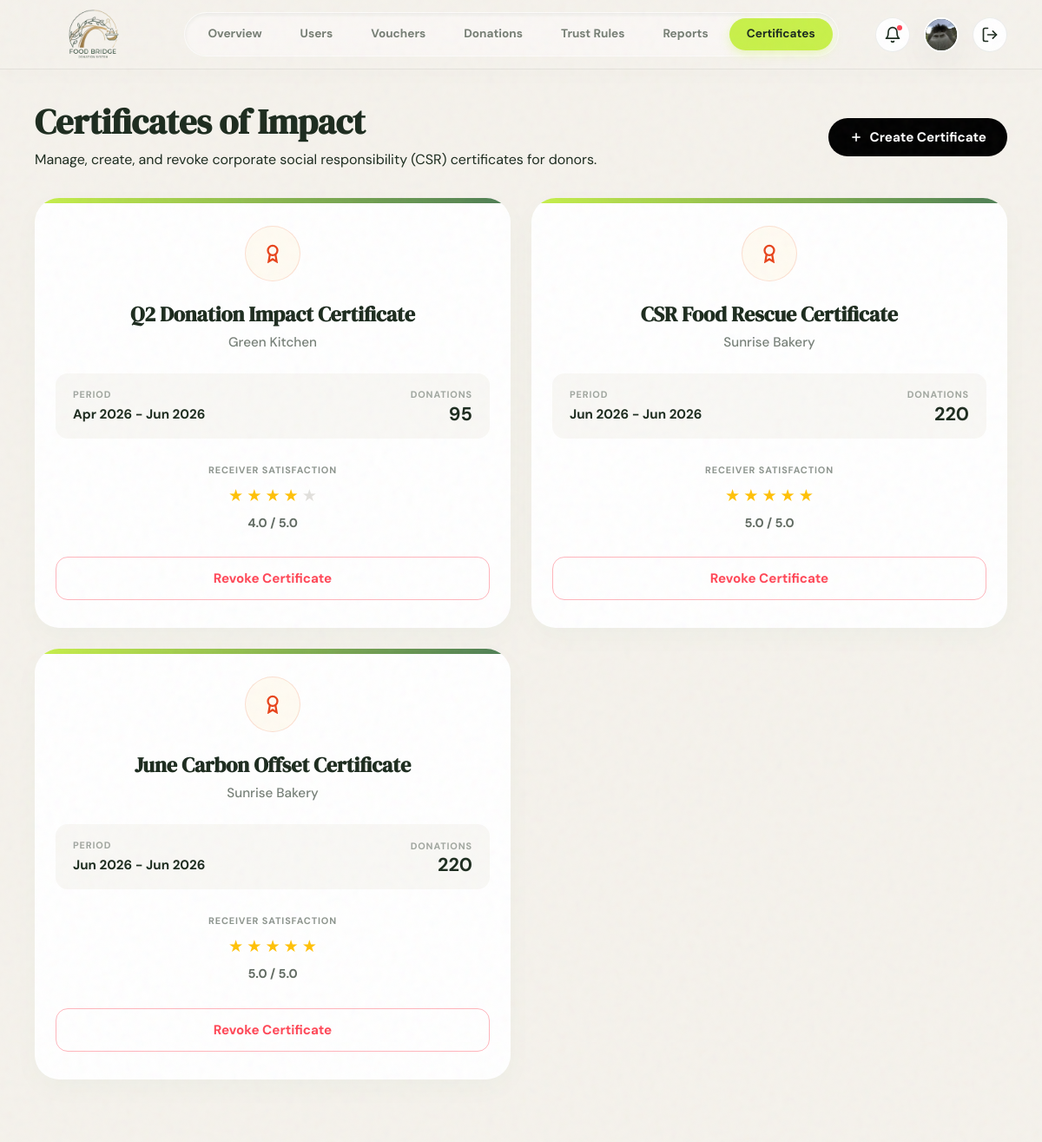
The page /src/roles/admin/certificates.php (signed in) on the database its author committed.
### tables this page shows
CREATE TABLE certificates (
  certificate_id             INT AUTO_INCREMENT PRIMARY KEY,
  donor_id                   INT NOT NULL,
  certificate_name           VARCHAR(180) NOT NULL,
  issued_by                  VARCHAR(120) NOT NULL,
  period_start               DATETIME NOT NULL,
  period_end                 DATETIME NOT NULL,
  food_donated_count         INT NOT NULL DEFAULT 0,
  receiver_satisfaction_rate ENUM('Excellent', 'Good', 'Average', 'Poor') NOT NULL DEFAULT 'Good',
  file_url                   VARCHAR(500) NULL,
  CONSTRAINT fk_certificate_donor
    FOREIGN KEY (donor_id) REFERENCES users(user_id)
    ON DELETE CASCADE
);

### src/roles/admin/certificates.php (the view, shortened to what this page needs)
<?php
require_once __DIR__ . "/../../../database/db.php";
$userAvatar = $_SESSION['user']['avatarImage'] ?? '';
$userName = $_SESSION['user']['name'] ?? 'User';
$initials = strtoupper(substr($userName, 0, 2));
$certificatesQuery = "
    SELECT c.*,
           COALESCE(NULLIF(u.full_name, ''), 'Unknown') AS donor_name
    FROM certificates c
    LEFT JOIN users u ON c.donor_id = u.user_id
    ORDER BY c.certificate_id DESC";
$certificatesResult = $dbConn->query($certificatesQuery);
function satisfactionToRating($rate) {
    switch ($rate) {
        case 'Excellent': return 5.0;
        case 'Good':      return 4.0;
    }
}
function renderStars($rating) {
    $full = round($rating);
    $html = '';
    for ($i = 1; $i <= 5; $i++) {
        $html .= $i <= $full ? '<span class="star filled">★</span>' : '<span class="star">★</span>';
    }
    return $html;
}
?>
<!DOCTYPE html>
<html lang="en">
<head>
    <link rel="stylesheet" href="../../assets/css/global.css">
    <link rel="stylesheet" href="../../assets/css/header.css">
    <link rel="stylesheet" href="certificates.css">
</head>
<body>
    <div class="noise-bg"></div>
    <header class="dashboard-header">
        <a href="dashboard.php" class="navbar-brand">
            <div class="navbar-logo">
                <img src="../../assets/images/logo.png" alt="Logo" />
            </div>
        </a>
        <div class="nav-overlay" id="navOverlay">
            <nav class="dashboard-nav">
                <a href="dashboard.php" class="dashboard-nav-item">Overview</a>
                <a href="users.php" class="dashboard-nav-item">Users</a>
                <a href="vouchers.php" class="dashboard-nav-item">Vouchers</a>
                <a href="donations.php" class="dashboard-nav-item">Donations</a>
                <a href="trust-rules.php" class="dashboard-nav-item">Trust Rules</a>
                <a href="reports.php" class="dashboard-nav-item">Reports</a>
                <a href="certificates.php" class="dashboard-nav-item active">Certificates</a>
            </nav>
        </div>
        <div class="dashboard-actions">
            <a class="action-btn-circle hide-mobile" title="Notifications" style="position: relative;" href="notifications.php">
                <svg width="20" height="20" viewBox="0 0 24 24" fill="none" stroke="currentColor" stroke-width="2" stroke-linecap="round" stroke-linejoin="round">
                    <path d="M6 8a6 6 0 0 1 12 0c0 7 3 9 3 9H3s3-2 3-9"></path>
                    <path d="M10.3 21a1.94 1.94 0 0 0 3.4 0"></path>
                </svg>
                <span style="position: absolute; top: 8px; right: 8px; width: 6px; height: 6px; background-color: #ff4757; border-radius: 50%;"></span>
            </a>
            <a href="profile.php" class="profile-avatar">
        <?php if (!empty($userAvatar)): ?>
          <img src="../../<?= htmlspecialchars($userAvatar) ?>" alt="<?= htmlspecialchars($userName) ?>"
            style="width: 100%; height: 100%; border-radius: 50%; object-fit: cover;">
        <?php else: ?>
          <?= htmlspecialchars($initials) ?>
        <?php endif; ?>
      </a>
            <a href="../../auth/login.php" class="action-btn-circle hide-mobile" title="Log Out">
                <svg width="20" height="20" viewBox="0 0 24 24" fill="none" stroke="currentColor" stroke-width="2" stroke-linecap="round" stroke-linejoin="round">
                    <path d="M9 21H5a2 2 0 0 1-2-2V5a2 2 0 0 1 2-2h4"></path>
                    <polyline points="16 17 21 12 16 7"></polyline>
                    <line x1="21" y1="12" x2="9" y2="12"></line>
                </svg>
            </a>
        </div>
    </header>
    <div class="dashboard-wrapper">
        <main class="dashboard-content certificates-page">
            <section class="certificates-hero">
                <div class="hero-header-flex">
                    <div>
                        <h1 class="page-heading">Certificates of Impact</h1>
                        <p class="page-subheading">Manage, create, and revoke corporate social responsibility (CSR) certificates for donors.</p>
                    </div>
                    <button class="btn-create-trigger" id="openModalBtn" type="button">
                        <svg width="16" height="16" viewBox="0 0 24 24" fill="none" stroke="currentColor" stroke-width="2.5">
                            <line x1="12" y1="5" x2="12" y2="19"></line>
                            <line x1="5" y1="12" x2="19" y2="12"></line>
                        </svg>
                        Create Certificate
                    </button>
                </div>
            </section>
            <section class="certificates-grid" id="certificatesContainer" aria-label="Available Certificates">
                <?php if ($certificatesResult && $certificatesResult->num_rows > 0): ?>
                    <?php while ($cert = $certificatesResult->fetch_assoc()):
                        $rating = satisfactionToRating($cert['receiver_satisfaction_rate']);
                        $startDate = date("M Y", strtotime($cert['period_start']));
                        $endDate = date("M Y", strtotime($cert['period_end']));
                    ?>
                        <article class="certificate-card" data-cert-id="<?php echo (int)$cert['certificate_id']; ?>">
                            <div class="cert-badge-wrapper" aria-hidden="true">
                                <svg width="22" height="22" viewBox="0 0 24 24" fill="none" stroke="currentColor" stroke-width="2.5">
                                    <circle cx="12" cy="8" r="6"/>
                                    <path d="M15.477 12.89 17 22l-5-3-5 3 1.523-9.11"/>
                                </svg>
                            </div>
                            <h2><?php echo htmlspecialchars($cert['certificate_name']); ?></h2>
                            <p class="cert-recipient"><?php echo htmlspecialchars($cert['donor_name'] ?? 'Unknown'); ?></p>
                            <div class="cert-metrics-row">
                                <div class="metric-group">
                                    <span class="metric-label">Period</span>
                                    <span class="metric-value"><?php echo htmlspecialchars($startDate . " - " . $endDate); ?></span>
                                </div>
                                <div class="metric-group text-right">
                                    <span class="metric-label">Donations</span>
                                    <span class="metric-value highlight"><?php echo (int)$cert['food_donated_count']; ?></span>
                                </div>
                            </div>
                            <div class="cert-satisfaction">
                                <div class="satisfaction-label">Receiver Satisfaction</div>
                                <div class="star-rating" aria-label="Rating: <?php echo $rating; ?> out of 5 stars">
                                    <?php echo renderStars($rating); ?>
                                </div>
                                <div class="score-text"><?php echo number_format($rating, 1); ?> / 5.0</div>
                            </div>
                            <button class="btn-revoke" type="button" onclick="revokeCertificate(<?php echo (int)$cert['certificate_id']; ?>)">Revoke Certificate</button>
                        </article>
                    <?php endwhile; ?>
                <?php else: ?>
                    <p class="no-data">No certificates generated yet.</p>
                <?php endif; ?>
            </section>
        </main>
    </div>
</body>
</html>

### src/assets/css/global.css (style rules this page uses)
:root { --color-forest: #1C2B1E; --color-forest-hover: #152016; --color-forest-rgb: 28, 43, 30; --color-lime: #C8F04A; --color-lime-hover: #bde73c; --color-lime-rgb: 200, 240, 74; --color-parchment: #F5F2EC; --color-terracotta: #E8431A; --color-terracotta-rgb: 232, 67, 26; --color-white: #FFFFFF; --color-white-rgb: 255, 255, 255; --color-border: rgba(28, 43, 30, 0.08); --color-text-muted: rgba(28, 43, 30, 0.6); --font-display: "DM Serif Display", serif; --font-sans: "DM Sans", sans-serif; --font-syne: "Syne", sans-serif; --border-radius-card: 24px; --border-radius-btn: 9999px; --shadow-glow: 0 12px 40px rgba(28, 43, 30, 0.06); --shadow-premium: 0 20px 40px -10px rgba(28, 43, 30, 0.08); --shadow-hover: 0 30px 60px -12px rgba(28, 43, 30, 0.12); --shadow-inset: inset 0 2px 4px 0 rgba(0, 0, 0, 0.06); --gradient-lime-forest: linear-gradient(135deg, var(--color-lime) 0%, #aedb29 100%); --gradient-card-light: linear-gradient(180deg, rgba(255, 255, 255, 0.9) 0%, rgba(255, 255, 255, 0.75) 100%); --gradient-card-dark: linear-gradient(135deg, var(--color-forest) 0%, #2b3f2e 100%); --transition-smooth: all 0.3s cubic-bezier(0.25, 0.8, 0.25, 1); --transition-fast: all 0.15s cubic-bezier(0.25, 0.8, 0.25, 1); }
*, *::before, *::after { box-sizing: border-box; margin: 0; padding: 0; }
html, body { background-color: var(--color-parchment); color: var(--color-forest); font-family: var(--font-sans); font-size: 16px; line-height: 1.5; -webkit-font-smoothing: antialiased; -moz-osx-font-smoothing: grayscale; overflow-x: hidden; min-height: 100vh; }
h1, h2, h3, h4, h5, h6 { font-family: var(--font-display); font-weight: 900; line-height: 1.2; }
h1 { font-family: var(--font-display); color: var(--color-forest); font-size: 2.5rem; line-height: 2.5rem; font-weight: 900; margin-bottom: 12px; }
.dashboard-wrapper { display: flex; flex-direction: column; min-height: 100vh; }
.dashboard-content { flex: 1; padding: 40px; max-width: 1200px; width: 100%; margin: 0 auto; position: relative; z-index: 10; }
.noise-bg { position: fixed; inset: 0; z-index: 9999; pointer-events: none; opacity: 0.04; }

### src/assets/css/header.css (style rules this page uses)
.navbar-brand { display: flex; align-items: center; text-decoration: none; color: var(--color-forest); }
.navbar-logo { width: 130px; height: 130px; flex-shrink: 0; border-radius: 50%; display: flex; align-items: center; justify-content: center; overflow: hidden; background-color: transparent; }
.navbar-logo img { width: 100%; height: 100%; object-fit: contain; }
.dashboard-header { position: sticky; top: 0; width: 100%; height: 80px; background: rgba(245, 242, 236, 0.75); backdrop-filter: blur(24px); -webkit-backdrop-filter: blur(24px); border-bottom: 1px solid var(--color-border); display: flex; align-items: center; justify-content: space-between; padding: 0 40px; z-index: 900; box-shadow: 0 4px 30px rgba(0, 0, 0, 0.02); }
.dashboard-nav { display: flex; align-items: center; background: rgba(255, 255, 255, 0.4); border: 1px solid rgba(255, 255, 255, 0.5); border-radius: var(--border-radius-btn); padding: 6px; gap: 4px; box-shadow: var(--shadow-inset); }
.dashboard-nav-item { text-decoration: none; font-family: var(--font-sans); font-weight: 700; font-size: 0.85rem; padding: 8px 20px; color: var(--color-text-muted); border-radius: var(--border-radius-btn); transition: var(--transition-smooth); }
.dashboard-nav-item.active { color: var(--color-forest); background-color: var(--color-lime); box-shadow: 0 4px 12px rgba(200, 240, 74, 0.35); }
.dashboard-actions { display: flex; align-items: center; gap: 16px; }
.action-btn-circle { width: 40px; height: 40px; border-radius: 50%; background-color: var(--color-white); border: 1px solid var(--color-border); display: flex; align-items: center; justify-content: center; color: var(--color-forest); cursor: pointer; transition: var(--transition-smooth); text-decoration: none; }
.profile-avatar { width: 40px; height: 40px; border-radius: 50%; background-color: var(--color-forest); color: var(--color-parchment); display: flex; align-items: center; justify-content: center; font-weight: 700; text-decoration: none; font-size: 0.85rem; border: 2px solid var(--color-white); box-shadow: var(--shadow-glow); transition: var(--transition-smooth); }
.nav-overlay { display: flex; align-items: center; }

### rows shown on the page
certificates: certificate_name "Q2 Donation Impact Certificate", donor_name "Green Kitchen", period_start+period_end "Apr 2026 - Jun 2026", food_donated_count "95", receiver_satisfaction_rate "4.0"
certificates: certificate_name "CSR Food Rescue Certificate", donor_name "Sunrise Bakery", period_start+period_end "Jun 2026 - Jun 2026", food_donated_count "220", receiver_satisfaction_rate "5.0"
certificates: certificate_name "June Carbon Offset Certificate", donor_name "Sunrise Bakery", period_start+period_end "Jun 2026 - Jun 2026", food_donated_count "220", receiver_satisfaction_rate "5.0"
